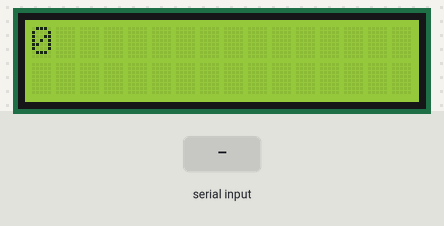
Recording of a sketch running on a simulated Arduino Uno, built with avr-gcc and run on an emulated ATmega328P. Parts: 16×2 character LCD. The test bench sets the inputs (shaded band). What the sketch prints to the serial monitor is not drawn.

Above: at 1.2 s.
1.3 s: "5\n" received over Serial
At 7.0 s:
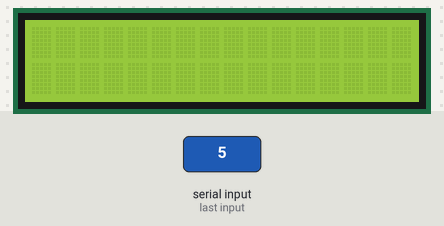
Timing chart, 0 to 8.5 s (numbered marks = the images above; inputs shaded):
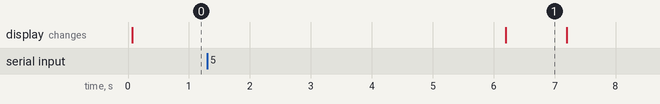

Measured:
- after the input at 1.3 s, the display: changes after 4.9 s (image 1)
- what the display in image 1 shows lasts 1.0 s, from 6.2 s to 7.2 s

The sketch:

code_nano.ino
```cpp
#include <SoftwareSerial.h>
#include <LiquidCrystal_I2C.h>
#include<Wire.h>
LiquidCrystal_I2C lcd(0x27, 16, 2);
SoftwareSerial SUART (6,7);
byte m, n;

void setup()
{
Serial.begin(9600);
SUART.begin(9600);
}

void loop()
{
  lcd.init();
  lcd.backlight();
  lcd.setCursor(0,0);
  Serial.println("Enter n ");
    if (Serial.available() > 0)
    {
    n = Serial.parseInt();
    }
  Serial.print("n = ");
  Serial.println(n);
  SUART.write(n);
  byte a= SUART.available();
  if(a!=0)
  {
    m=SUART.read();
  }
   Serial.print("m = ");
   Serial.println(m);
  if(m<=n)
  {
    lcd.print(m);
  }
  delay(3000);
}
```
